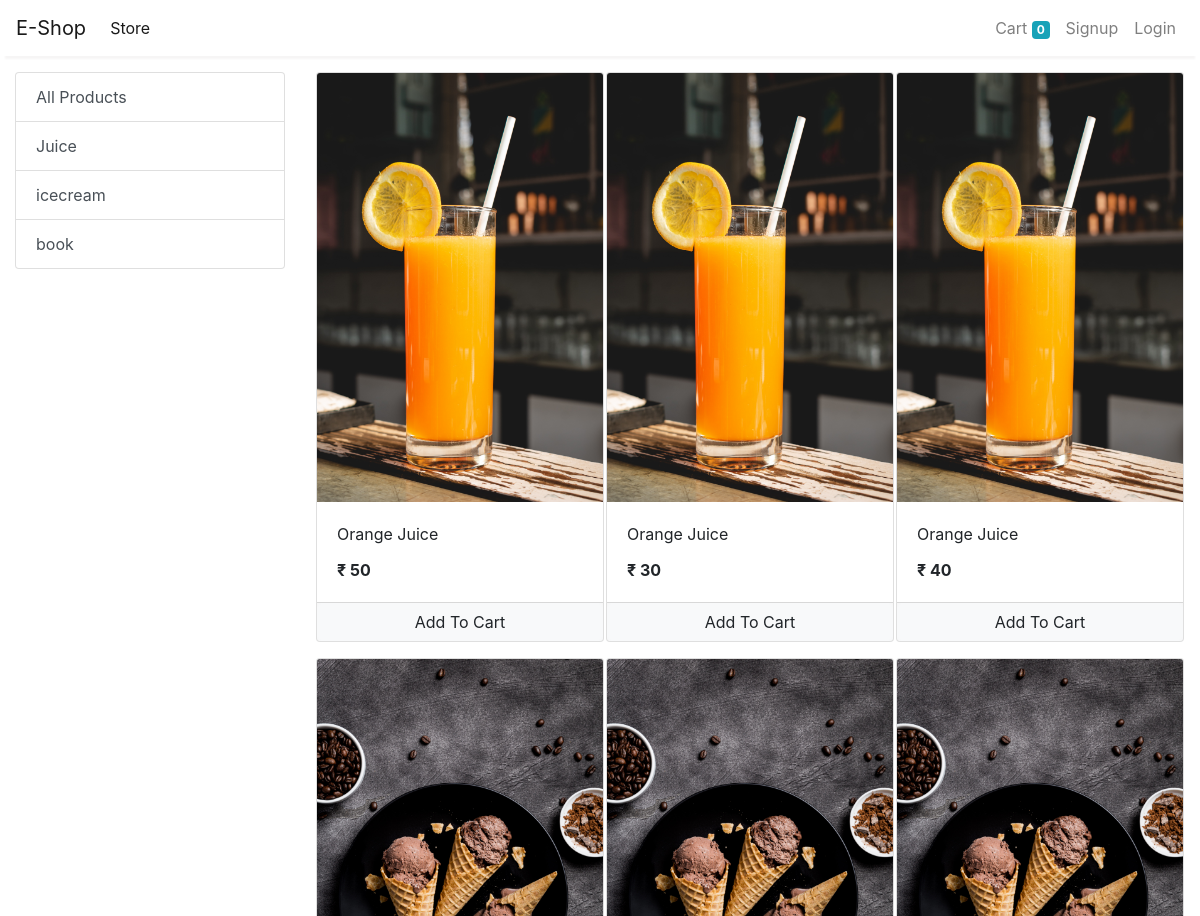
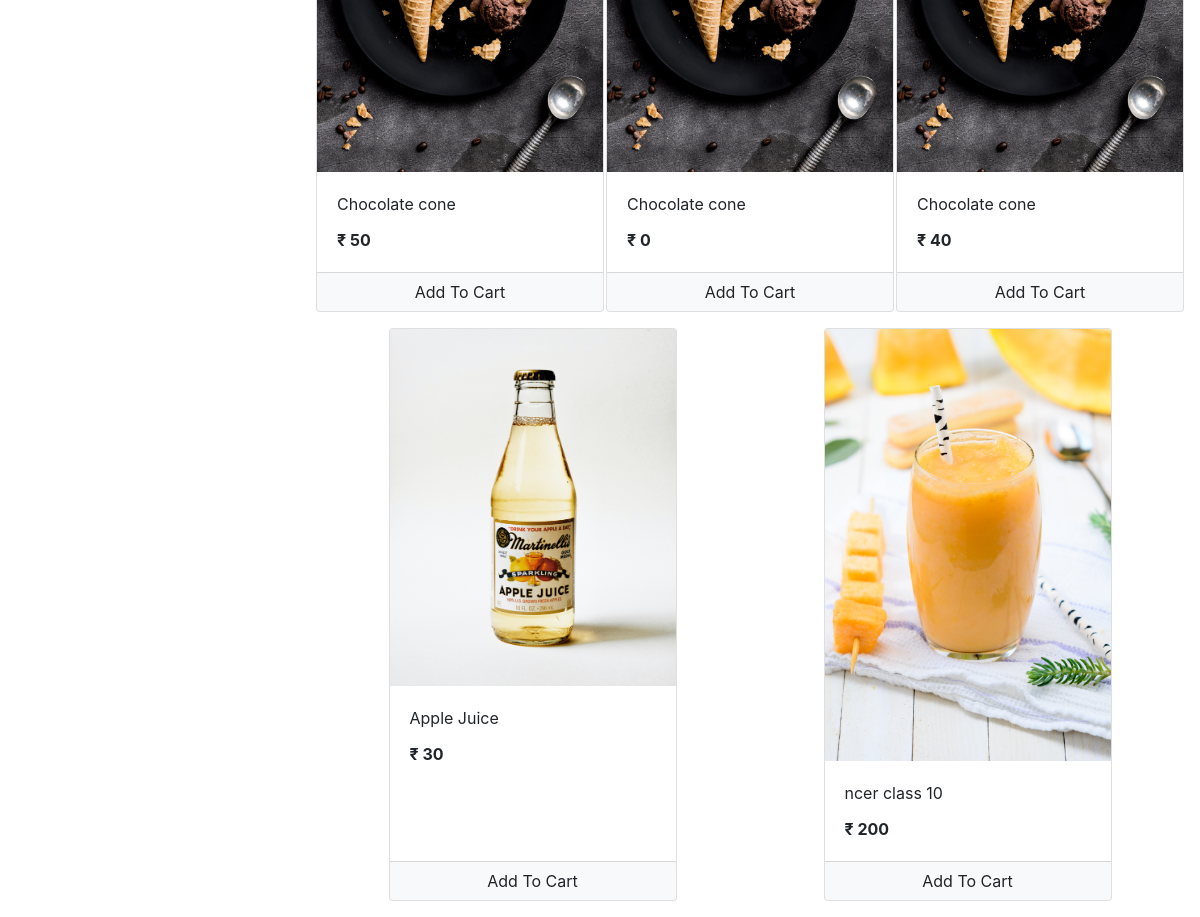
The app's page /store with its own data (2 pictures, top to bottom).
### store/models/category.py (models this page shows, shortened)
class Category(models.Model):
    name = models.CharField(max_length=20)
    @staticmethod
    def get_all_categories():
        return Category.objects.all()

### store/models/product.py (models this page shows, shortened)
class Product(models.Model):
    name = models.CharField(max_length=50)
    price = models.IntegerField(default=0)
    category = models.ForeignKey(Category, on_delete=models.CASCADE, default=1)
    description = models.CharField(max_length=200, default='' , null=True , blank=True)
    image = models.ImageField(upload_to='uploads/products/')
    @staticmethod
    def get_all_products():
        return Product.objects.all()

### store/views/home.py (the view)
# urls.py: path('' , include('store.urls'))
def store(request):
    cart = request.session.get('cart')
    if not cart:
        request.session['cart'] = {}
    products = None
    categories = Category.get_all_categories()
    categoryID = request.GET.get('category')
    if categoryID:
        products = Product.get_all_products_by_categoryid(categoryID)
    else:
        products = Product.get_all_products();
    data = {}
    data['products'] = products
    data['categories'] = categories
    print('you are : ', request.session.get('email'))
    return render(request, 'index.html', data)

### store/templatetags/cart.py (called while the page is built)
@register.filter(name='is_in_cart')
def is_in_cart(product  , cart):
    keys = cart.keys()
    for id in keys:
        if int(id) == product.id:
            return True
    return False;

### store/templatetags/custom_filter.py (called while the page is built)
@register.filter(name='currency')
def currency(number):
    return "₹ "+str(number)

### store/templates/index.html (shortened to what this page needs)
{% extends 'base.html' %}
{% block content %}
{% load cart %}
{% load custom_filter %}
<div class="container-fluid mt-3">
	<div class="row">
		<div class="col-lg-3 mx-auto">
			<div class="list-group">
				<a href="/" class="list-group-item list-group-item-action">All Products</a>
				{% for category in categories %}
				<a href="/?category={{category.id}}"
					class="list-group-item list-group-item-action">{{category.name}}</a>
				{% endfor %}
			</div>
		</div>
		<div id='products' class="col-lg-9 mx-auto">
			<div class="row mx-auto">
				{% for product in products %}
				<div class="card mx-auto mb-3" id={{product.id}} style="width: 18rem;">
					<img class="card-img-top" src="{{product.image.url}}" alt="Card image cap">
					<div class="card-body">
						<p class="card-title">{{product.name}}</p>
						<p class="card-text"><b>{{product.price|currency}}</b></p>
					</div>
					<div class="card-footer p-0 no-gutters">
						{% if product|is_in_cart:request.session.cart %}
						<div class="row no-gutters">
							<form action="/#{{product.id}}" class="col-2 " method="post">
								{% csrf_token %}
								<input hidden type="text" name='product' value='{{product.id}}'>
								<input hidden type="text" name='remove' value='True'>
								<input type="submit" value=" - " class="btn btn-block btn-light border-right">
							</form>
							<div class="text-center col">{{product|cart_quantity:request.session.cart}} in Cart</div>
							<form action="/#{{product.id}}" class="col-2 " method="post">
								{% csrf_token %}
								<input hidden type="text" name='product' value='{{product.id}}'>
								<input type="submit" value=" + " class="btn btn-block btn-light border-left">
							</form>
						</div>
						{% else %}
						<form action="/#{{product.id}}" method="POST" class="btn-block">
							<input type="submit" class="float-right btn btn-light  form-control"
								value="Add To Cart">
						</form>
						{% endif %}
					</div>
				</div>
				{% endfor %}
			</div>
		</div>
	</div>
</div>
{% endblock %}

### store/templates/base.html (shortened to what this page needs)
<!doctype html>
<html lang="en">
<head>
  <link rel="stylesheet" href="https://maxcdn.bootstrapcdn.com/bootstrap/4.0.0/css/bootstrap.min.css"
>
</head>
<body>
  <nav class="one-edge-shadow
  sticky-top navbar
  navbar-expand-lg
   navbar-light bg-white">
    <a class="navbar-brand" href="/">E-Shop</a>
    <div class="collapse navbar-collapse" id="navbarSupportedContent">
      <ul class="navbar-nav mr-auto">
        <li class="nav-item active">
          <a class="nav-link" href="/store">Store <span class="sr-only">(current)</span></a>
        </li>
      </ul>
      <ul class=" navbar-nav my-2 my-lg-0">
        <li class="nav-item ">
          <a class="nav-link" href="/cart">Cart
            <span class="badge badge-info">{{request.session.cart.keys|length}}</span>
            <span class="sr-only">(current)</span></a>
        </li>
        {% if request.session.customer %}
        <li class="nav-item ">
          <a class="nav-link" href="/orders">Orders<span class="sr-only">(current)</span></a>
        </li>
        <li class="nav-item ">
          <a class="nav-link" href="/logout">Logout<span class="sr-only">(current)</span></a>
        </li>
        {% else %}
        <li class="nav-item ">
          <a class="nav-link" href="/signup">Signup<span class="sr-only">(current)</span></a>
        </li>
        <li class="nav-item ">
          <a class="nav-link" href="/login">Login<span class="sr-only">(current)</span></a>
        </li>
        {% endif %}
      </ul>
    </div>
  </nav>
    {% block content %}{% endblock %}
</body>
</html>

### store/templates/base.html (style rules this page uses)
nav { background-color: white; }
.one-edge-shadow { box-shadow: 0 8px 2px -5px rgb(246, 245, 245); }

### records on screen
Category: name "Juice"
Category: name "icecream"
Category: name "book"
Product: image (picture), name "Orange Juice", price "₹ 50"
Product: image (picture), name "Orange Juice", price "₹ 30"
Product: image (picture), name "Orange Juice", price "₹ 40"
Product: image (picture), name "Chocolate cone", price "₹ 50"
Product: image (picture), name "Chocolate cone", price "₹ 0"
Product: image (picture), name "Chocolate cone", price "₹ 40"
Product: image (picture), name "Apple Juice", price "₹ 30"
Product: image (picture), name "ncer class 10", price "₹ 200"

### other values on screen
{{ request.session.cart.keys|length }} "0"
